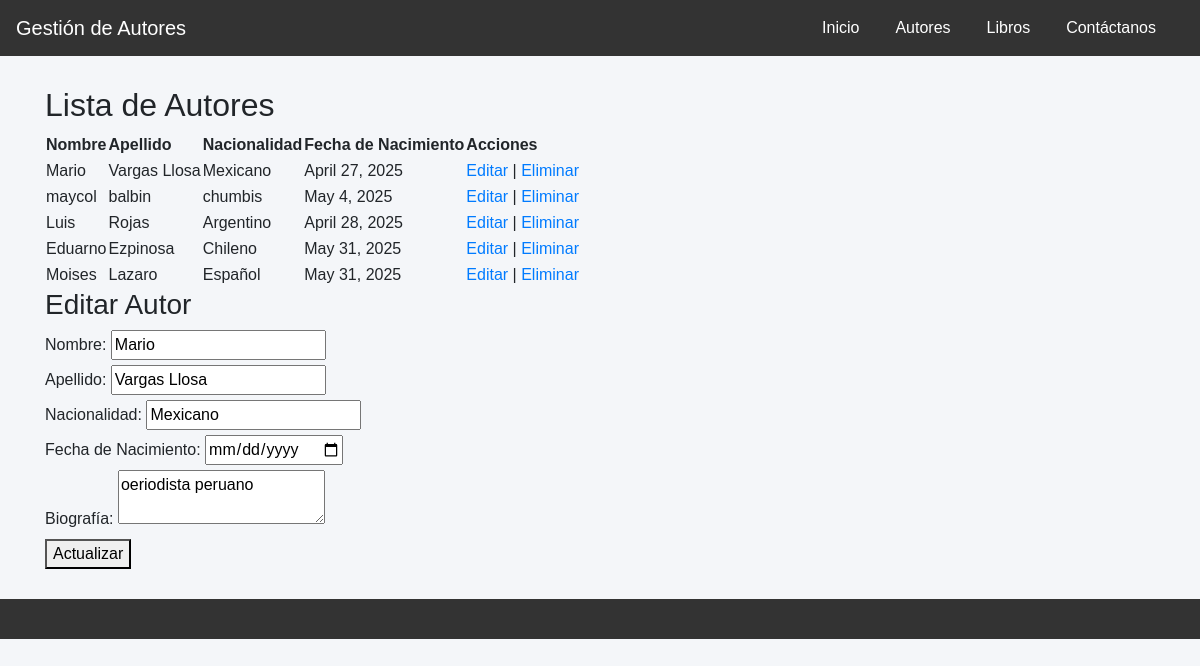
Page /?editar=1 on the committed database.
### api/models.py (models this page shows, shortened)
class Autor(models.Model):
    nombre = models.CharField(max_length=100)
    apellido = models.CharField(max_length=100)
    nacionalidad = models.CharField(max_length=50, blank=True)
    fecha_nacimiento = models.DateField(null=True, blank=True)
    biografia = models.TextField(blank=True)

### api/views.py (the view, shortened to what this page needs)
# urls.py: path('', vista_autores, name='vista_autores'),  # Redirige a la vista_autores en la raíz de la app
def vista_autores(request):
    autores = Autor.objects.all()
    autor = None
    if 'editar' in request.GET:
        autor = get_object_or_404(Autor, id=request.GET['editar'])
    if 'eliminar' in request.GET:
        Autor.objects.filter(id=request.GET['eliminar']).delete()
        return redirect('vista_autores')
    return render(request, 'autores.html', {'autores': autores, 'autor': autor})

### api/Templates/autores.html (shortened to what this page needs)
{% extends 'base.html' %}
{% block content %}
<h2>Lista de Autores</h2>
<table>
    <thead>
        <tr>
            <th>Nombre</th>
            <th>Apellido</th>
            <th>Nacionalidad</th>
            <th>Fecha de Nacimiento</th>
            <th>Acciones</th>
        </tr>
    </thead>
    <tbody>
        {% for autor in autores %}
        <tr>
            <td>{{ autor.nombre }}</td>
            <td>{{ autor.apellido }}</td>
            <td>{{ autor.nacionalidad }}</td>
            <td>{{ autor.fecha_nacimiento }}</td>
            <td>
                <a href="?editar={{ autor.id }}">Editar</a> |
                <a href="?eliminar={{ autor.id }}" onclick="return confirm('¿Estás seguro de eliminar a este autor?')">Eliminar</a>
            </td>
        </tr>
        {% endfor %}
    </tbody>
</table>
<h3>{% if autor %}Editar Autor{% else %}Agregar Autor{% endif %}</h3>
<form method="post">
    <label for="nombre">Nombre:</label>
    <input type="text" id="nombre" name="nombre" value="{{ autor.nombre }}" required><br>
    <label for="apellido">Apellido:</label>
    <input type="text" id="apellido" name="apellido" value="{{ autor.apellido }}" required><br>
    <label for="nacionalidad">Nacionalidad:</label>
    <input type="text" id="nacionalidad" name="nacionalidad" value="{{ autor.nacionalidad }}" required><br>
    <label for="fecha_nacimiento">Fecha de Nacimiento:</label>
    <input type="date" id="fecha_nacimiento" name="fecha_nacimiento" value="{{ autor.fecha_nacimiento }}" required><br>
    <label for="biografia">Biografía:</label>
    <textarea id="biografia" name="biografia" required>{{ autor.biografia }}</textarea><br>
    <button type="submit">{% if autor %}Actualizar{% else %}Agregar{% endif %}</button>
</form>
{% endblock %}

### api/Templates/base.html (style rules this page uses)
body { font-family: 'Arial', sans-serif; background-color: #f4f6f9; }

### rows in the picture
Autor: nombre "Mario", apellido "Vargas Llosa", nacionalidad "Mexicano", fecha_nacimiento "April 27, 2025", biografia "oeriodista peruano"
Autor: nombre "maycol", apellido "balbin", nacionalidad "chumbis", fecha_nacimiento "May 4, 2025"
Autor: nombre "Luis", apellido "Rojas", nacionalidad "Argentino", fecha_nacimiento "April 28, 2025"
Autor: nombre "Eduarno", apellido "Ezpinosa", nacionalidad "Chileno", fecha_nacimiento "May 31, 2025"
Autor: nombre "Moises", apellido "Lazaro", nacionalidad "Español", fecha_nacimiento "May 31, 2025"
